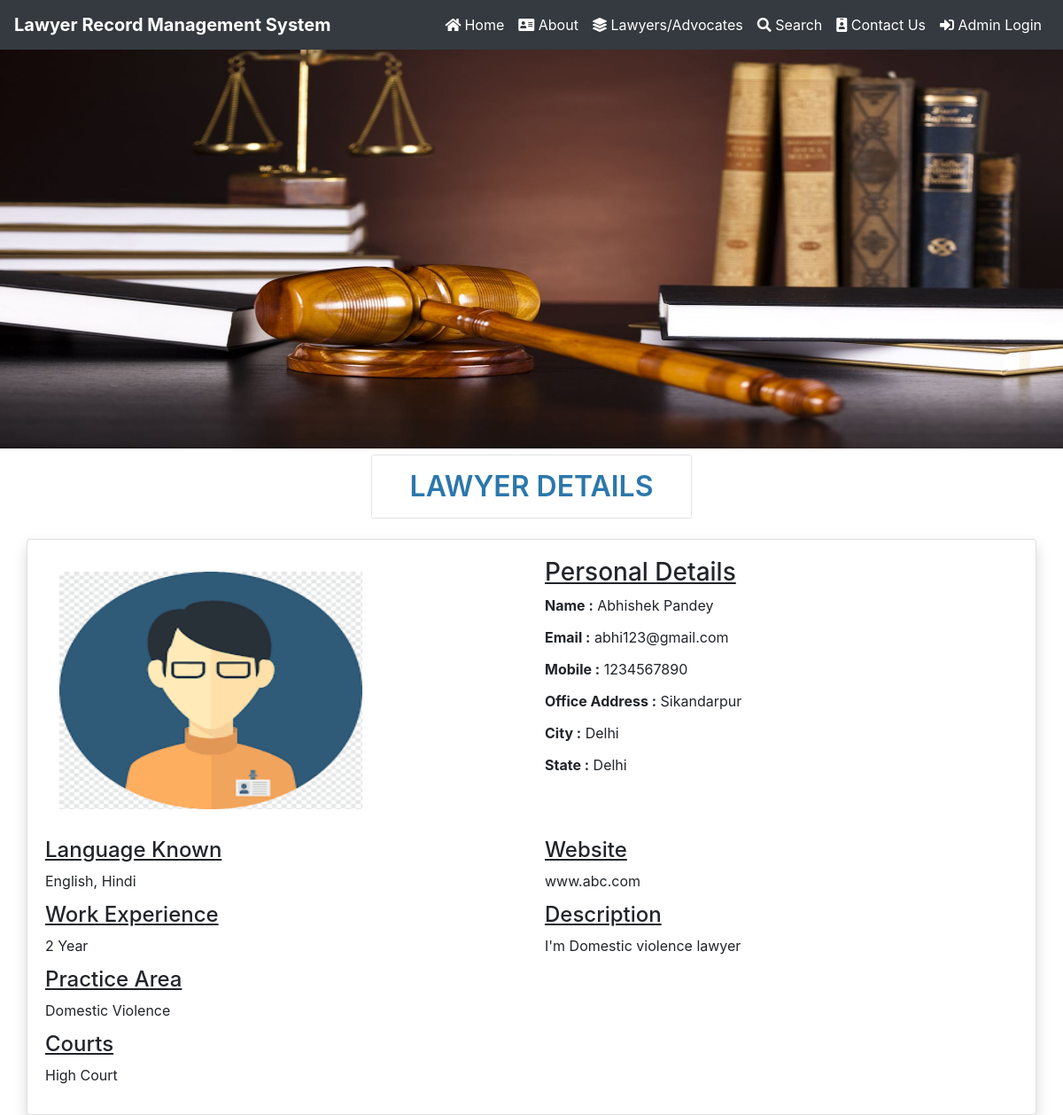
Page /lawyerDtls/2 on the committed database.
### lawyer/models.py (models this page shows, shortened)
class Lawyer(models.Model):
    LawyerName = models.CharField(max_length=200, null=True)
    LawyerEmail = models.CharField(max_length=50, null=True)
    LawyerMobileNo = models.CharField(max_length=15, null=True)
    OfficeAddress = models.CharField(max_length=300, null=True)
    City = models.CharField(max_length=100, null=True)
    State = models.CharField(max_length=100, null=True)
    LanguageKnown = models.CharField(max_length=150, null=True)
    ProfilePic = models.FileField(null=True)
    LawyerExp = models.IntegerField(default=0)
    practiceArea = models.ForeignKey(PracticeArea, on_delete=models.CASCADE)
    Courts = models.CharField(max_length=150, null=True)
    Website = models.CharField(max_length=200, null=True)
    Description = models.CharField(max_length=500, null=True)
    Status = models.CharField(max_length=50, null=True)
    RegDate = models.DateTimeField(null=True)

class PracticeArea(models.Model):
    PAreaName = models.CharField(max_length=200, null=True)
    CreationDate = models.DateTimeField(auto_now_add=True)

### lawyer/views.py (the view)
# urls.py: path('lawyerDtls/<int:pid>',lawyerDtls,name='lawyerDtls'),
def lawyerDtls(request,pid):
    lawyer = Lawyer.objects.get(id=pid)
    return render(request, 'lawyerDtls.html', locals())

### lawyer/templates/lawyerDtls.html
{% include 'navigation.html' %}
{% load static %}
<body>
<img src="{% static 'images/lawyer.jpg' %}" width="100%" height="450">
<div class="mt-2">
    <h3 class="page-title text-center">Lawyer Details</h3><br>
    <div class="container-fluid">
        <div class="col-lg-12">
            <div class="card shadow">
                <div class="card-body">
                    <div class="row">
                        <div class="col-sm-6">
                            <img class="card-img-top p-3" src="{{lawyer.ProfilePic.url}}" alt="Card image"
                                 style="width:70% ; height : 300">
                        </div>
                        <div class="col-sm-6">
                            <h3><u>Personal Details</u></h3>
                            <p class="card-title"><b>Name :</b> {{lawyer.LawyerName}}</p>
                            <p class="card-title"><b>Email :</b> {{lawyer.LawyerEmail}}</p>
                            <p class="card-title"><b>Mobile :</b> {{lawyer.LawyerMobileNo}}</p>
                            <p class="card-title"><b>Office Address :</b> {{lawyer.OfficeAddress}}</p>
                            <p class="card-title"><b>City :</b> {{lawyer.City}}</p>
                            <p class="card-title"><b>State :</b> {{lawyer.State}}</p>
                        </div>
                        <div class="container mt-3">
                            <div class="row">
                                <div class="col-sm-6">
                                    <h4><u> Language Known </u></h4>
                                    <p class="card-title"> {{lawyer.LanguageKnown}}</p>
                                    <h4><u> Work Experience </u></h4>
                                    <p class="card-title"> {{lawyer.LawyerExp}} Year</p>
                                    <h4><u> Practice Area </u></h4>
                                    <p class="card-title"> {{lawyer.practiceArea.PAreaName}}</p>
                                    <h4><u> Courts </u></h4>
                                    <p class="card-title"> {{lawyer.Courts}}</p>
                                </div>
                                <div class="col-sm-6">
                                    <h4><u> Website </u></h4>
                                    <p class="card-title"> {{lawyer.Website}}</p>
                                    <h4><u> Description </u></h4>
                                    <p class="card-title"> {{lawyer.Description}}</p>
                                </div>
                            </div>
                        </div>
                    </div>
                </div>
            </div>
        </div>
    </div>
</div>
</body>

### lawyer/static/css/style.css (style rules this page uses)
.page-title { color : #2c77ac; font-size: 2em; font-weight: 600; padding: .5em 1em; box-shadow: 0px 0px 2px #b0b0b0; text-transform: uppercase; width: 30%; margin: 0 auto; }

### rows in the picture
Lawyer: ProfilePic (picture), LawyerName "Abhishek Pandey", LawyerEmail "abhi123@gmail.com", LawyerMobileNo "1234567890", OfficeAddress "Sikandarpur", City "Delhi", State "Delhi", LanguageKnown "English, Hindi", LawyerExp "2", practiceArea.PAreaName "Domestic Violence", Courts "High Court", Website "www.abc.com", Description "I'm Domestic violence lawyer"
